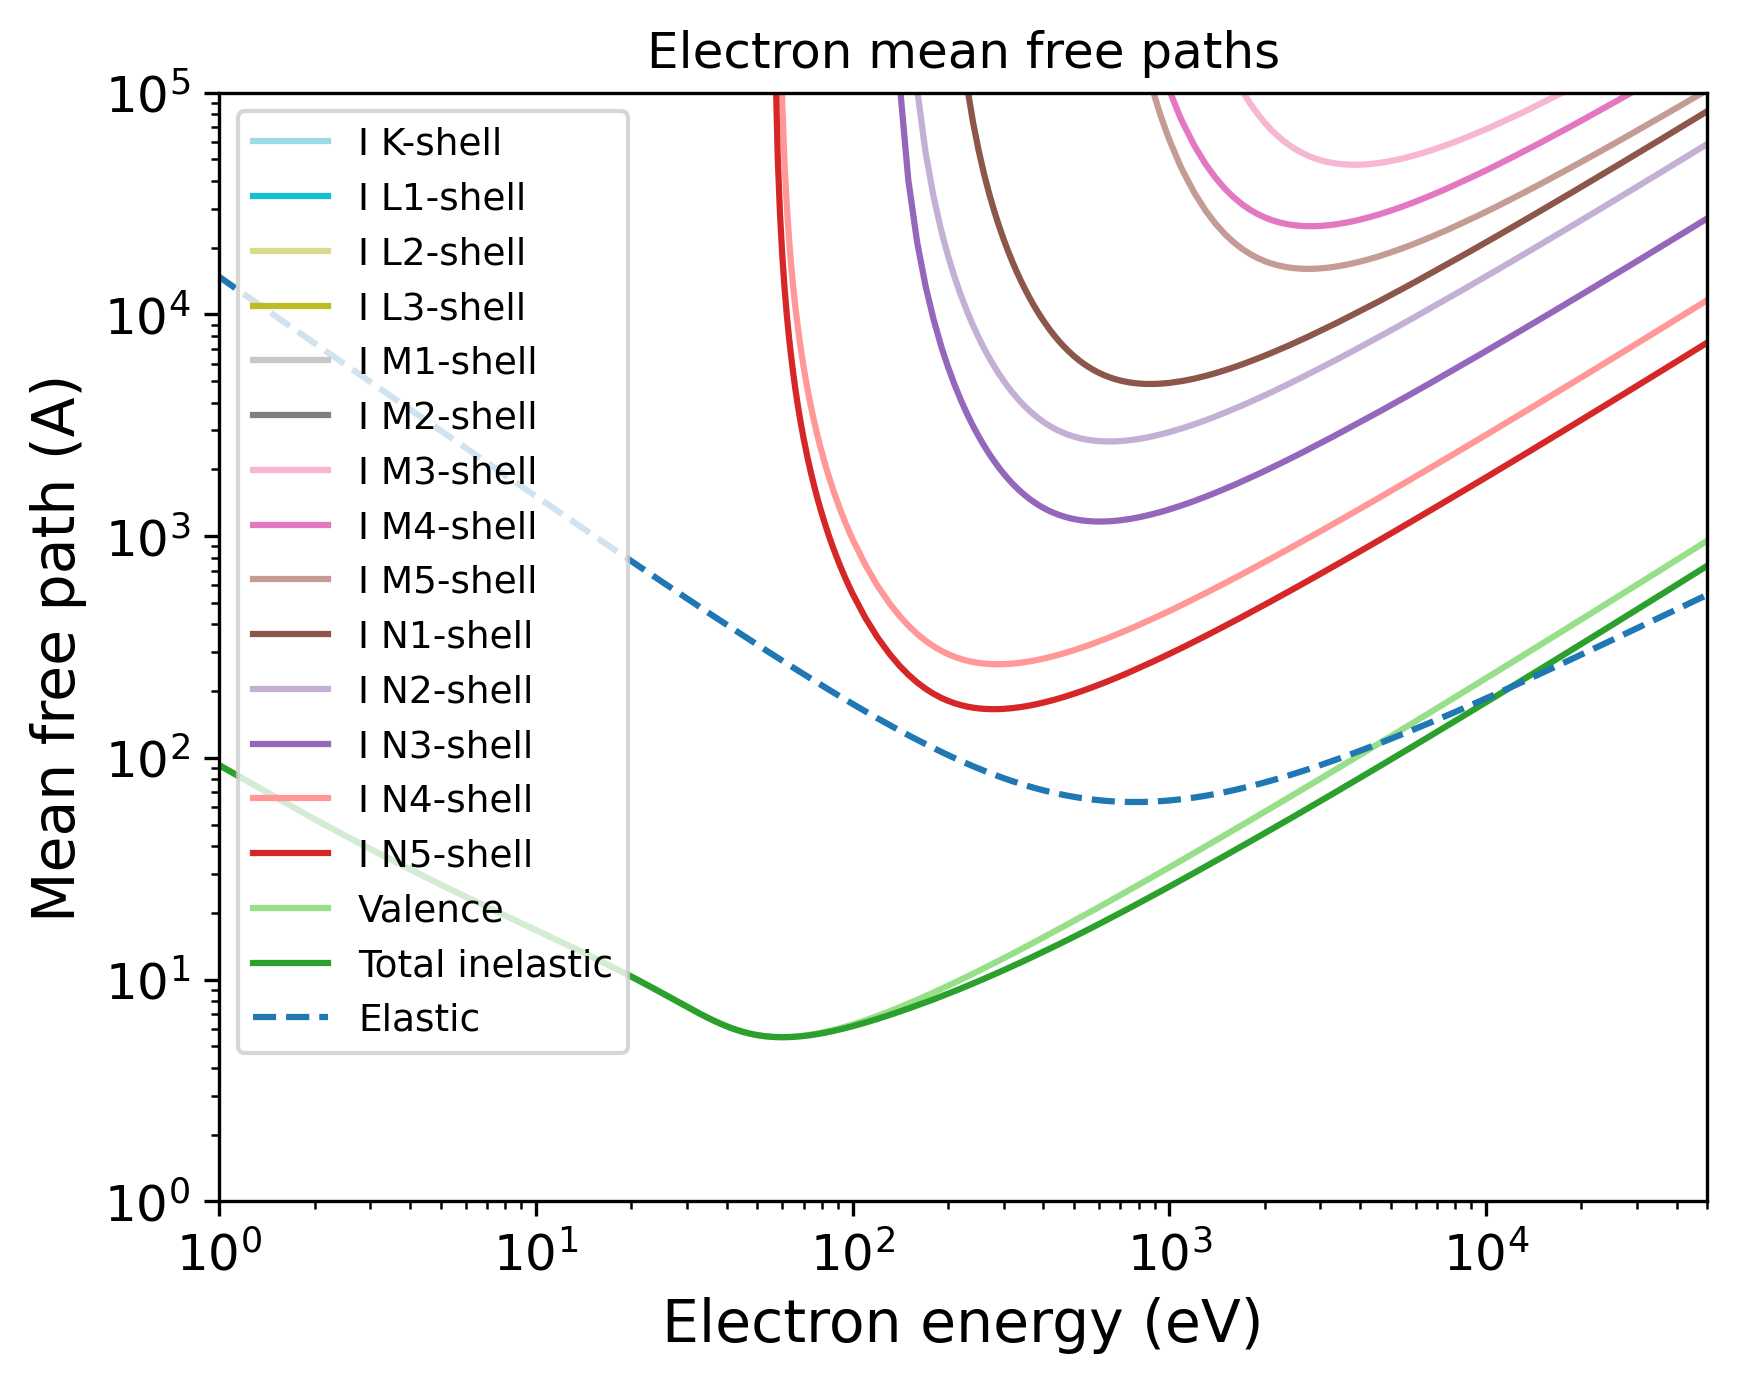

The script that saved this image:
import pandas as pd
import numpy as np
import matplotlib.pyplot as plt
import matplotlib.cm as cm
# Set the format:
plt.xlabel("Electron energy (eV)", fontsize=14)
plt.ylabel("Mean free path (A)", fontsize=14)
plt.xticks(fontsize=12)
plt.yticks(fontsize=12)
plt.grid(False)
# Set the axes:
# Read the output file:
df = pd.read_csv(r"OUTPUT_I_Electron_IMFP.dat", sep=r'\s+', header=None, comment="#", skipinitialspace=True)
plt.xscale("log")
plt.yscale("log")
# Prepare the plot:
columns_to_plot = [ 1, 2, 3, 4, 5, 6, 7, 8, 9, 10, 11, 12, 13, 14, 15, 16]
labels = [ "I K-shell", "I L1-shell", "I L2-shell", "I L3-shell", "I M1-shell", "I M2-shell", "I M3-shell", "I M4-shell", "I M5-shell", "I N1-shell", "I N2-shell", "I N3-shell", "I N4-shell", "I N5-shell", "Valence", "Total inelastic"]
# Create N distinct colors from a colormap
N = len(columns_to_plot)
colors = plt.cm.tab20(np.linspace(1, 0, 20))
# Set line styles:
linestyles = [ "-", "-", "-", "-", "-", "-", "-", "-", "-", "-", "-", "-", "-", "-", "-", "-"]
for i, col in enumerate(columns_to_plot):
    color = colors[i % len(colors)]
    ls    = linestyles[i % len(linestyles)]
    label = labels[i % len(labels)]
    plt.plot(df.iloc[:, 0], df.iloc[:, col],
    color=color,
    label=label,
    linestyle=ls)
# Add a curve from the second file
df2 = pd.read_csv(r"OUTPUT_I_Electron_EMFP.dat", sep=r'\s+', header=None, comment="#", skipinitialspace=True)
columns_to_plot2 = [ 2]
labels2 = [ "Elastic"]
# Create second part of the plot:
for col, label in zip(columns_to_plot2, labels2):
    plt.plot(df2.iloc[:, 0], df2.iloc[:, col], label=label, linestyle="--")
plt.xlim(1.00000000,50000.00000000)
plt.ylim(1.00000000,100000.00000000)
plt.title("Electron mean free paths")
plt.legend(loc="best", fontsize=9)
# Save the plot in this format:
plt.savefig("OUTPUT_MFP_electron.png", dpi=300, bbox_inches="tight")
